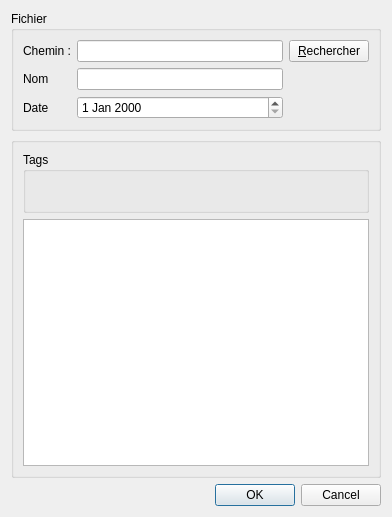
<?xml version="1.0" encoding="UTF-8"?>
<ui version="4.0">
 <class>c_add_document</class>
 <widget class="QDialog" name="c_add_document">
  <property name="geometry">
   <rect>
    <x>0</x>
    <y>0</y>
    <width>392</width>
    <height>517</height>
   </rect>
  </property>
  <property name="windowTitle">
   <string>Dialog</string>
  </property>
  <layout class="QVBoxLayout" name="verticalLayout_2">
   <item>
    <widget class="QGroupBox" name="groupBox">
     <property name="title">
      <string>Fichier</string>
     </property>
     <layout class="QGridLayout" name="gridLayout">
      <item row="0" column="0">
       <widget class="QLabel" name="label">
        <property name="text">
         <string>Chemin :</string>
        </property>
       </widget>
      </item>
      <item row="0" column="1">
       <widget class="QLineEdit" name="path_lineEdit"/>
      </item>
      <item row="0" column="2">
       <widget class="QPushButton" name="search_button">
        <property name="text">
         <string>&amp;Rechercher</string>
        </property>
       </widget>
      </item>
      <item row="1" column="0">
       <widget class="QLabel" name="label_2">
        <property name="text">
         <string>Nom</string>
        </property>
       </widget>
      </item>
      <item row="1" column="1">
       <widget class="QLineEdit" name="name_lineEdit"/>
      </item>
      <item row="2" column="0">
       <widget class="QLabel" name="label_3">
        <property name="text">
         <string>Date</string>
        </property>
       </widget>
      </item>
      <item row="2" column="1">
       <widget class="QDateEdit" name="dateEdit"/>
      </item>
     </layout>
    </widget>
   </item>
   <item>
    <widget class="QGroupBox" name="groupBox_2">
     <property name="title">
      <string/>
     </property>
     <layout class="QVBoxLayout" name="verticalLayout">
      <item>
       <widget class="QGroupBox" name="tag_list_area">
        <property name="title">
         <string>Tags</string>
        </property>
        <layout class="QHBoxLayout" name="horizontalLayout">
         <item>
          <layout class="QGridLayout" name="active_tag_buttons"/>
         </item>
         <item>
          <spacer name="horizontalSpacer">
           <property name="orientation">
            <enum>Qt::Horizontal</enum>
           </property>
           <property name="sizeHint" stdset="0">
            <size>
             <width>323</width>
             <height>20</height>
            </size>
           </property>
          </spacer>
         </item>
        </layout>
       </widget>
      </item>
      <item>
       <widget class="QTableView" name="tableView"/>
      </item>
     </layout>
    </widget>
   </item>
   <item>
    <widget class="QDialogButtonBox" name="buttonBox">
     <property name="orientation">
      <enum>Qt::Horizontal</enum>
     </property>
     <property name="standardButtons">
      <set>QDialogButtonBox::Cancel|QDialogButtonBox::Ok</set>
     </property>
    </widget>
   </item>
  </layout>
 </widget>
 <resources/>
 <connections>
  <connection>
   <sender>buttonBox</sender>
   <signal>rejected()</signal>
   <receiver>c_add_document</receiver>
   <slot>reject()</slot>
   <hints>
    <hint type="sourcelabel">
     <x>193</x>
     <y>496</y>
    </hint>
    <hint type="destinationlabel">
     <x>193</x>
     <y>258</y>
    </hint>
   </hints>
  </connection>
 </connections>
</ui>
